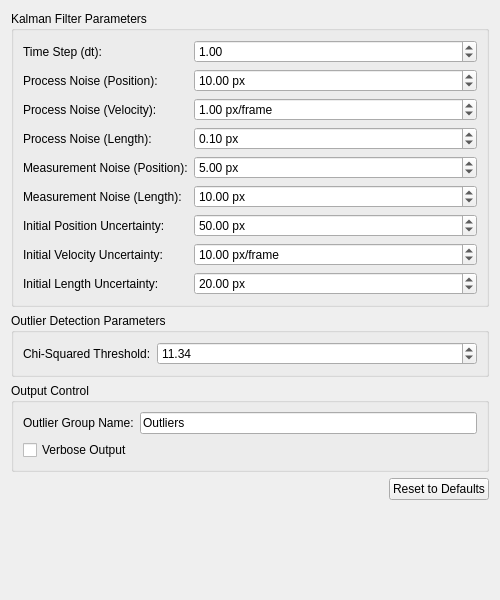
<?xml version="1.0" encoding="UTF-8"?>
<ui version="4.0">
 <class>LineOutlierDetection_Widget</class>
 <widget class="QWidget" name="LineOutlierDetection_Widget">
  <property name="geometry">
   <rect>
    <x>0</x>
    <y>0</y>
    <width>500</width>
    <height>600</height>
   </rect>
  </property>
  <property name="windowTitle">
   <string>Line Outlier Detection</string>
  </property>
  <layout class="QVBoxLayout" name="verticalLayout">
   <item>
    <widget class="QGroupBox" name="kalmanParametersGroupBox">
     <property name="title">
      <string>Kalman Filter Parameters</string>
     </property>
     <layout class="QFormLayout" name="kalmanFormLayout">
      <item row="0" column="0">
       <widget class="QLabel" name="dtLabel">
        <property name="text">
         <string>Time Step (dt):</string>
        </property>
        <property name="toolTip">
         <string>Time step between frames</string>
        </property>
       </widget>
      </item>
      <item row="0" column="1">
       <widget class="QDoubleSpinBox" name="dtSpinBox">
        <property name="toolTip">
         <string>Time step between frames</string>
        </property>
        <property name="decimals">
         <number>2</number>
        </property>
        <property name="minimum">
         <double>0.01</double>
        </property>
        <property name="maximum">
         <double>100.00</double>
        </property>
        <property name="singleStep">
         <double>0.1</double>
        </property>
        <property name="value">
         <double>1.00</double>
        </property>
       </widget>
      </item>
      <item row="1" column="0">
       <widget class="QLabel" name="processNoisePositionLabel">
        <property name="text">
         <string>Process Noise (Position):</string>
        </property>
        <property name="toolTip">
         <string>Process noise for position (pixels)</string>
        </property>
       </widget>
      </item>
      <item row="1" column="1">
       <widget class="QDoubleSpinBox" name="processNoisePositionSpinBox">
        <property name="toolTip">
         <string>Process noise for position (pixels)</string>
        </property>
        <property name="suffix">
         <string> px</string>
        </property>
        <property name="decimals">
         <number>2</number>
        </property>
        <property name="minimum">
         <double>0.01</double>
        </property>
        <property name="maximum">
         <double>1000.00</double>
        </property>
        <property name="singleStep">
         <double>1.0</double>
        </property>
        <property name="value">
         <double>10.00</double>
        </property>
       </widget>
      </item>
      <item row="2" column="0">
       <widget class="QLabel" name="processNoiseVelocityLabel">
        <property name="text">
         <string>Process Noise (Velocity):</string>
        </property>
        <property name="toolTip">
         <string>Process noise for velocity (pixels/frame)</string>
        </property>
       </widget>
      </item>
      <item row="2" column="1">
       <widget class="QDoubleSpinBox" name="processNoiseVelocitySpinBox">
        <property name="toolTip">
         <string>Process noise for velocity (pixels/frame)</string>
        </property>
        <property name="suffix">
         <string> px/frame</string>
        </property>
        <property name="decimals">
         <number>2</number>
        </property>
        <property name="minimum">
         <double>0.01</double>
        </property>
        <property name="maximum">
         <double>1000.00</double>
        </property>
        <property name="singleStep">
         <double>0.1</double>
        </property>
        <property name="value">
         <double>1.00</double>
        </property>
       </widget>
      </item>
      <item row="3" column="0">
       <widget class="QLabel" name="processNoiseLengthLabel">
        <property name="text">
         <string>Process Noise (Length):</string>
        </property>
        <property name="toolTip">
         <string>Process noise for line length (pixels)</string>
        </property>
       </widget>
      </item>
      <item row="3" column="1">
       <widget class="QDoubleSpinBox" name="processNoiseLengthSpinBox">
        <property name="toolTip">
         <string>Process noise for line length (pixels)</string>
        </property>
        <property name="suffix">
         <string> px</string>
        </property>
        <property name="decimals">
         <number>2</number>
        </property>
        <property name="minimum">
         <double>0.01</double>
        </property>
        <property name="maximum">
         <double>1000.00</double>
        </property>
        <property name="singleStep">
         <double>0.1</double>
        </property>
        <property name="value">
         <double>0.10</double>
        </property>
       </widget>
      </item>
      <item row="4" column="0">
       <widget class="QLabel" name="measurementNoisePositionLabel">
        <property name="text">
         <string>Measurement Noise (Position):</string>
        </property>
        <property name="toolTip">
         <string>Measurement noise for x,y coordinates (pixels)</string>
        </property>
       </widget>
      </item>
      <item row="4" column="1">
       <widget class="QDoubleSpinBox" name="measurementNoisePositionSpinBox">
        <property name="toolTip">
         <string>Measurement noise for x,y coordinates (pixels)</string>
        </property>
        <property name="suffix">
         <string> px</string>
        </property>
        <property name="decimals">
         <number>2</number>
        </property>
        <property name="minimum">
         <double>0.01</double>
        </property>
        <property name="maximum">
         <double>1000.00</double>
        </property>
        <property name="singleStep">
         <double>1.0</double>
        </property>
        <property name="value">
         <double>5.00</double>
        </property>
       </widget>
      </item>
      <item row="5" column="0">
       <widget class="QLabel" name="measurementNoiseLengthLabel">
        <property name="text">
         <string>Measurement Noise (Length):</string>
        </property>
        <property name="toolTip">
         <string>Measurement noise for line length (pixels)</string>
        </property>
       </widget>
      </item>
      <item row="5" column="1">
       <widget class="QDoubleSpinBox" name="measurementNoiseLengthSpinBox">
        <property name="toolTip">
         <string>Measurement noise for line length (pixels)</string>
        </property>
        <property name="suffix">
         <string> px</string>
        </property>
        <property name="decimals">
         <number>2</number>
        </property>
        <property name="minimum">
         <double>0.01</double>
        </property>
        <property name="maximum">
         <double>1000.00</double>
        </property>
        <property name="singleStep">
         <double>1.0</double>
        </property>
        <property name="value">
         <double>10.00</double>
        </property>
       </widget>
      </item>
      <item row="6" column="0">
       <widget class="QLabel" name="initialPositionUncertaintyLabel">
        <property name="text">
         <string>Initial Position Uncertainty:</string>
        </property>
        <property name="toolTip">
         <string>Initial uncertainty in position (pixels)</string>
        </property>
       </widget>
      </item>
      <item row="6" column="1">
       <widget class="QDoubleSpinBox" name="initialPositionUncertaintySpinBox">
        <property name="toolTip">
         <string>Initial uncertainty in position (pixels)</string>
        </property>
        <property name="suffix">
         <string> px</string>
        </property>
        <property name="decimals">
         <number>2</number>
        </property>
        <property name="minimum">
         <double>0.01</double>
        </property>
        <property name="maximum">
         <double>1000.00</double>
        </property>
        <property name="singleStep">
         <double>5.0</double>
        </property>
        <property name="value">
         <double>50.00</double>
        </property>
       </widget>
      </item>
      <item row="7" column="0">
       <widget class="QLabel" name="initialVelocityUncertaintyLabel">
        <property name="text">
         <string>Initial Velocity Uncertainty:</string>
        </property>
        <property name="toolTip">
         <string>Initial uncertainty in velocity (pixels/frame)</string>
        </property>
       </widget>
      </item>
      <item row="7" column="1">
       <widget class="QDoubleSpinBox" name="initialVelocityUncertaintySpinBox">
        <property name="toolTip">
         <string>Initial uncertainty in velocity (pixels/frame)</string>
        </property>
        <property name="suffix">
         <string> px/frame</string>
        </property>
        <property name="decimals">
         <number>2</number>
        </property>
        <property name="minimum">
         <double>0.01</double>
        </property>
        <property name="maximum">
         <double>1000.00</double>
        </property>
        <property name="singleStep">
         <double>1.0</double>
        </property>
        <property name="value">
         <double>10.00</double>
        </property>
       </widget>
      </item>
      <item row="8" column="0">
       <widget class="QLabel" name="initialLengthUncertaintyLabel">
        <property name="text">
         <string>Initial Length Uncertainty:</string>
        </property>
        <property name="toolTip">
         <string>Initial uncertainty in line length (pixels)</string>
        </property>
       </widget>
      </item>
      <item row="8" column="1">
       <widget class="QDoubleSpinBox" name="initialLengthUncertaintySpinBox">
        <property name="toolTip">
         <string>Initial uncertainty in line length (pixels)</string>
        </property>
        <property name="suffix">
         <string> px</string>
        </property>
        <property name="decimals">
         <number>2</number>
        </property>
        <property name="minimum">
         <double>0.01</double>
        </property>
        <property name="maximum">
         <double>1000.00</double>
        </property>
        <property name="singleStep">
         <double>1.0</double>
        </property>
        <property name="value">
         <double>20.00</double>
        </property>
       </widget>
      </item>
     </layout>
    </widget>
   </item>
   <item>
    <widget class="QGroupBox" name="outlierDetectionGroupBox">
     <property name="title">
      <string>Outlier Detection Parameters</string>
     </property>
     <layout class="QFormLayout" name="outlierFormLayout">
      <item row="0" column="0">
       <widget class="QLabel" name="madThresholdLabel">
        <property name="text">
         <string>Chi-Squared Threshold:</string>
        </property>
        <property name="toolTip">
         <string>Chi-squared threshold for outlier detection. The squared Mahalanobis distance follows a chi-squared distribution. Common values: 7.81 (95% confidence), 11.34 (99% confidence), 16.27 (99.9% confidence). Lower = stricter detection.</string>
        </property>
       </widget>
      </item>
      <item row="0" column="1">
       <widget class="QDoubleSpinBox" name="madThresholdSpinBox">
        <property name="toolTip">
         <string>Chi-squared threshold for outlier detection. The squared Mahalanobis distance follows a chi-squared distribution. Common values: 7.81 (95% confidence), 11.34 (99% confidence), 16.27 (99.9% confidence). Lower = stricter detection.</string>
        </property>
        <property name="decimals">
         <number>2</number>
        </property>
        <property name="minimum">
         <double>0.10</double>
        </property>
        <property name="maximum">
         <double>100.0</double>
        </property>
        <property name="singleStep">
         <double>1.0</double>
        </property>
        <property name="value">
         <double>11.34</double>
        </property>
       </widget>
      </item>
     </layout>
    </widget>
   </item>
   <item>
    <widget class="QGroupBox" name="outputControlGroupBox">
     <property name="title">
      <string>Output Control</string>
     </property>
     <layout class="QFormLayout" name="outputFormLayout">
      <item row="0" column="0">
       <widget class="QLabel" name="outlierGroupNameLabel">
        <property name="text">
         <string>Outlier Group Name:</string>
        </property>
        <property name="toolTip">
         <string>Name for the group containing detected outliers</string>
        </property>
       </widget>
      </item>
      <item row="0" column="1">
       <widget class="QLineEdit" name="outlierGroupNameLineEdit">
        <property name="toolTip">
         <string>Name for the group containing detected outliers</string>
        </property>
        <property name="text">
         <string>Outliers</string>
        </property>
       </widget>
      </item>
      <item row="1" column="0" colspan="2">
       <widget class="QCheckBox" name="verboseOutputCheckBox">
        <property name="text">
         <string>Verbose Output</string>
        </property>
        <property name="toolTip">
         <string>Enable detailed console logging</string>
        </property>
       </widget>
      </item>
     </layout>
    </widget>
   </item>
   <item>
    <layout class="QHBoxLayout" name="buttonLayout">
     <item>
      <spacer name="buttonSpacer">
       <property name="orientation">
        <enum>Qt::Horizontal</enum>
       </property>
       <property name="sizeHint" stdset="0">
        <size>
         <width>40</width>
         <height>20</height>
        </size>
       </property>
      </spacer>
     </item>
     <item>
      <widget class="QPushButton" name="resetDefaultsButton">
       <property name="text">
        <string>Reset to Defaults</string>
       </property>
       <property name="toolTip">
        <string>Reset all parameters to their default values</string>
       </property>
      </widget>
     </item>
    </layout>
   </item>
   <item>
    <spacer name="verticalSpacer">
     <property name="orientation">
      <enum>Qt::Vertical</enum>
     </property>
     <property name="sizeHint" stdset="0">
      <size>
       <width>20</width>
       <height>40</height>
      </size>
     </property>
    </spacer>
   </item>
  </layout>
 </widget>
 <resources/>
 <connections/>
</ui>
